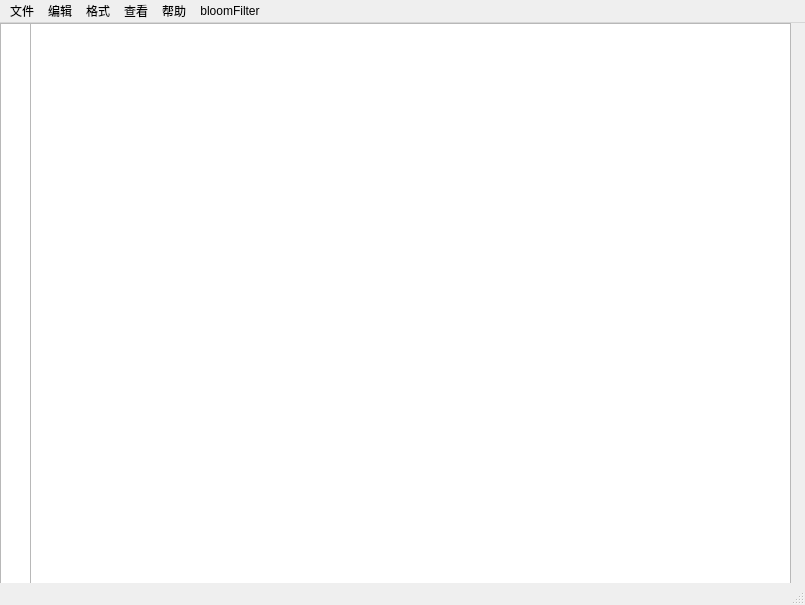
<?xml version="1.0" encoding="UTF-8"?>
<ui version="4.0">
 <class>MainWindow</class>
 <widget class="QMainWindow" name="MainWindow">
  <property name="geometry">
   <rect>
    <x>0</x>
    <y>0</y>
    <width>805</width>
    <height>605</height>
   </rect>
  </property>
  <property name="windowTitle">
   <string>MainWindow</string>
  </property>
  <widget class="QWidget" name="centralwidget">
   <widget class="QTextEdit" name="textEdit">
    <property name="geometry">
     <rect>
      <x>30</x>
      <y>0</y>
      <width>761</width>
      <height>561</height>
     </rect>
    </property>
    <property name="font">
     <font>
      <pointsize>16</pointsize>
     </font>
    </property>
    <property name="html">
     <string>&lt;!DOCTYPE HTML PUBLIC &quot;-//W3C//DTD HTML 4.0//EN&quot; &quot;http://www.w3.org/TR/REC-html40/strict.dtd&quot;&gt;
&lt;html&gt;&lt;head&gt;&lt;meta name=&quot;qrichtext&quot; content=&quot;1&quot; /&gt;&lt;style type=&quot;text/css&quot;&gt;
p, li { white-space: pre-wrap; }
&lt;/style&gt;&lt;/head&gt;&lt;body style=&quot; font-family:'Ubuntu'; font-size:16pt; font-weight:400; font-style:normal;&quot;&gt;
&lt;p style=&quot;-qt-paragraph-type:empty; margin-top:12px; margin-bottom:12px; margin-left:0px; margin-right:0px; -qt-block-indent:0; text-indent:0px;&quot;&gt;&lt;br /&gt;&lt;/p&gt;&lt;/body&gt;&lt;/html&gt;</string>
    </property>
    <property name="tabStopWidth">
     <number>20</number>
    </property>
   </widget>
   <widget class="QTextBrowser" name="textBrowser">
    <property name="geometry">
     <rect>
      <x>0</x>
      <y>0</y>
      <width>31</width>
      <height>561</height>
     </rect>
    </property>
   </widget>
  </widget>
  <widget class="QMenuBar" name="menubar">
   <property name="geometry">
    <rect>
     <x>0</x>
     <y>0</y>
     <width>805</width>
     <height>28</height>
    </rect>
   </property>
   <widget class="QMenu" name="menu">
    <property name="title">
     <string>文件</string>
    </property>
   </widget>
   <widget class="QMenu" name="menu_2">
    <property name="title">
     <string>编辑</string>
    </property>
   </widget>
   <widget class="QMenu" name="menu_3">
    <property name="title">
     <string>格式</string>
    </property>
   </widget>
   <widget class="QMenu" name="menu_4">
    <property name="title">
     <string>查看</string>
    </property>
   </widget>
   <widget class="QMenu" name="menu_5">
    <property name="title">
     <string>帮助</string>
    </property>
   </widget>
   <widget class="QMenu" name="menubloomFilter">
    <property name="title">
     <string>bloomFilter</string>
    </property>
   </widget>
   <addaction name="menu"/>
   <addaction name="menu_2"/>
   <addaction name="menu_3"/>
   <addaction name="menu_4"/>
   <addaction name="menu_5"/>
   <addaction name="menubloomFilter"/>
  </widget>
  <widget class="QStatusBar" name="statusbar"/>
 </widget>
 <resources/>
 <connections/>
</ui>
